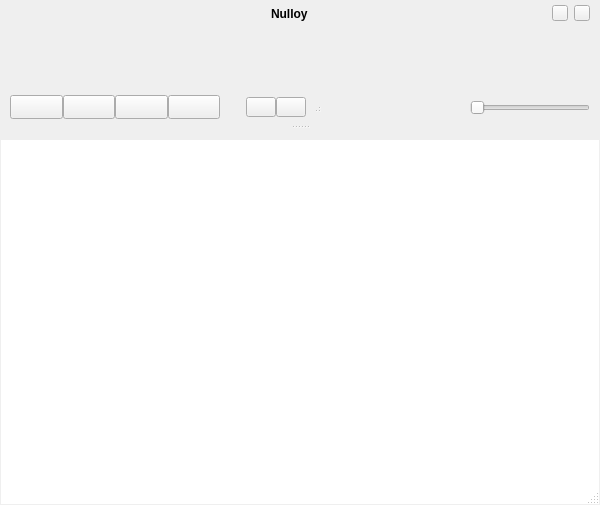
<?xml version="1.0" encoding="UTF-8"?>
<ui version="4.0">
 <class>mainWindow</class>
 <widget class="QDialog" name="mainWindow">
  <property name="geometry">
   <rect>
    <x>0</x>
    <y>0</y>
    <width>600</width>
    <height>505</height>
   </rect>
  </property>
  <property name="styleSheet">
   <string notr="true">#titleLabel {
	color : #141414;
	qproperty-shadow_enabled: true;
	qproperty-shadow_offset_y: 1;
	qproperty-shadow_color: #FFFFFF;
}

#borderWidget {
	background-color: qlineargradient(x1: 0, y1: 0, x2: 0, y2: 1, stop: 0 #767676, stop: 1 #515151);
}

#coverWidget {
	background: transparent;
	border: 1px solid #767676;
}
#coverWidget:hover {
	border: 1px solid #FBFFDD;
}

#backgroundWidget {
	background: #c8c8c8;
	border-top: 22px solid qlineargradient(spread:pad, x1:0, y1:0, x2:0, y2:1, stop:0 #f0f0f0, stop:1 #c8c8c8);
	border-bottom: 50px solid qlineargradient(spread:pad, x1:0, y1:0, x2:0, y2:1, stop:0 #c8c8c8, stop:1 #a0a0a0);
}

#splitter {
	background: #a0a0a0;
}
#splitter::handle {
	background-image: url(size_grip.png);
	background-repeat: no-repeat;
	background-position: center;
	border-width: 0 0 1 0;
	border-style: solid;
	border-color: #6c6c6c;
	margin-top: -8;
	padding-top: 7;
	padding-bottom: 1;
}

#shadowWidget {
	background: qlineargradient(spread:pad, x1:0, y1:0, x2:0, y2:1, stop:0 rgba(0, 0, 0, 110), stop:0.5 rgba(0, 0, 0, 35), stop:0.7 rgba(0, 0, 0, 15), stop:1 rgba(0, 0, 0, 0));
}

#playlistWidget {
	color: #000000;
	qproperty-current_text_color: #000000;
	qproperty-failed_text_color: #949494;
	background: #FFFFFF;
	padding: 5;
	qproperty-file_drop_radius: 5;
	qproperty-file_drop_border_color: rgba(97, 148, 215, 50);
	qproperty-file_drop_background: rgba(97, 148, 215, 100);
}
#playlistWidget::item {
	background: #FFFFFF;
}
#playlistWidget::item:alternate {
	background: #E9E9E9;
}
#playlistWidget::item:selected {
	color: #000000;
	background: #BBBBBB;
}

#playlistWidget QScrollBar {
	background: transparent;
	width: 13;
	margin-bottom: 15;
}
#playlistWidget QScrollBar::handle {
	border-radius: 4px;
	border: 1px solid #FFFFFF;
	background: qlineargradient(spread:pad, x1:0.1, y1:0, x2:0.9, y2:0, stop:0 #AAAAAA, stop:1 #919191);
	margin-left: 5;
	border: 5;
	min-height: 30px;
}
#playlistWidget QScrollBar::handle:hover {
	background: qlineargradient(spread:pad, x1:0.1, y1:0, x2:0.9, y2:0, stop:0 #919191, stop:1 #828282);
}
#playlistWidget QScrollBar::add-line,
#playlistWidget QScrollBar::sub-line,
#playlistWidget QScrollBar::add-page,
#playlistWidget QScrollBar::sub-page {
	height: 0px;
	background: transparent;
}

#playlistToggleButton {
	border-radius: 2px;
	border: 1px solid #4A4A4A;
	border-bottom: none;
	border-bottom-left-radius: 0;
	border-bottom-right-radius: 0;
	background: qlineargradient(spread:pad, x1:0, y1:0.1, x2:0, y2:0.9, stop:0 #A8A8A8, stop:1 #A0A0A0);
	qproperty-icon: url(playlist_icon.png);
}
#playlistToggleButton:hover {
	background: qlineargradient(spread:pad, x1:0, y1:0.1, x2:0, y2:0.9, stop:0 #FFFFFD, stop:1 #FBFFDE);
}
#playlistToggleButton:pressed {
	background: qlineargradient(spread:pad, x1:0, y1:0.1, x2:0, y2:0.9, stop:0 #686868, stop:1 #9C9C9C);
}

#mainWindow &gt; QSizeGrip, #sizeGrip {
	background-image: url(size_grip.png);
	background-repeat: none;
	width: 14px;
	height: 14px;
}

#iconLabel {
	border-image: url(icon.svg);
}

#segmentWrapper,
#repeatShuffleWrapper {
	border-radius: 2px;
	border:  1px solid #DEDEDE;
}
#prevButton, #playButton, #stopButton, #nextButton,
#repeatButton, #shuffleButton {
	border-radius: 2px;
	border: 1px solid #4A4A4A;
	background: qlineargradient(spread:pad, x1:0, y1:0.1, x2:0, y2:0.9, stop:0 #FAFAFA, stop:1 #9b9b9b);
	padding-top: 1px;
}
#prevButton, #playButton, #stopButton,
#repeatButton {
	border-right: none;
}
#playButton, #stopButton {
	border-radius: 0;
}
#prevButton, #repeatButton {
	border-top-right-radius: 0;
	border-bottom-right-radius: 0;
}
#nextButton, #shuffleButton {
	border-top-left-radius: 0;
	border-bottom-left-radius: 0;
}
#playButton:hover, #stopButton:hover,
#nextButton:hover, #prevButton:hover,
#repeatButton:hover, #shuffleButton:hover {
	background: qlineargradient(spread:pad, x1:0, y1:0.1, x2:0, y2:0.9, stop:0 #FFFFFE, stop:1 #FBFFDD);
}
#playButton:pressed, #stopButton:pressed,
#nextButton:pressed, #prevButton:pressed,
#repeatButton:pressed, #shuffleButton:pressed,
#repeatButton:checked, #shuffleButton:checked {
	background: qlineargradient(spread:pad, x1:0, y1:0.1, x2:0, y2:0.9, stop:0 #666666, stop:1 #9E9E9E);
	padding-top: 2px;
}
#repeatButton:checked, #shuffleButton:checked {
	padding-top: 0;
}
#repeatButton:checked:pressed, #shuffleButton:checked:pressed {
	padding-top: 2px;
}
#repeatButton {
	qproperty-icon: url(repeat.png);
}
#shuffleButton {
	qproperty-icon: url(shuffle.png);
}
#prevButton {
	qproperty-icon: url(prev.png);
}
#stopButton {
	qproperty-icon: url(stop.png);
}
#playButton {
	qproperty-icon: url(play.png);
}
#nextButton {
	qproperty-icon: url(next.png);
}

#minimizeWrapperOuter,
#closeWrapperOuter {
	background: qradialgradient(spread:pad, cx:0.5, cy:0.5, radius:0.5, fx:0.5, fy:0.5, stop:0 #EDEDED, stop:0.999 #EDEDED, stop:1 transparent);
}
#minimizeWrapperInner,
#closeWrapperInner {
	background: qradialgradient(spread:pad, cx:0.5, cy:0.5, radius:0.5, fx:0.5, fy:0.5, stop:0 #4A4A4A, stop:0.98 #4A4A4A, stop:1 transparent);
}
#minimizeButton,
#closeButton {
	border-radius: 8px;
	border: 2px solid transparent;
	background: qlineargradient(spread:pad, x1:0, y1:0.1, x2:0, y2:0.9, stop:0 #F8F8F8, stop:1 #B4B4B4);
}
#minimizeButton:hover, #closeButton:hover  {
	background: qlineargradient(spread:pad, x1:0, y1:0.1, x2:0, y2:0.9, stop:0 #FFFFFB, stop:1 #FBFFE0);
}
#minimizeButton:pressed, #closeButton:pressed {
	background: qlineargradient(spread:pad, x1:0, y1:0.1, x2:0, y2:0.9, stop:0 #6F6F6F, stop:1 #B5B5B5);
	padding-top: 2px;
}
#closeButton {
	qproperty-icon: url(button_close.png);
}
#minimizeButton {
	qproperty-icon: url(button_minimize.png);
}

#volumeWrapper {
	margin: 8px 0;
	border-radius: 4px;
	border:  1px solid #DEDEDE;
}
#volumeSlider::groove:horizontal {
	border-radius: 4px;
	border: 1px solid #4A4A4A;
	background: qlineargradient(spread:pad, x1:0, y1:0.1, x2:0, y2:0.9, stop:0 #AAAAAA, stop:1 #8C8C8C);
	height: 8;
}
#volumeSlider::handle:horizontal {
	border-radius: 4px;
	border: 1px solid #4A4A4A;
	background: qlineargradient(spread:pad, x1:0, y1:0.1, x2:0, y2:0.9, stop:0 #F8F8F8, stop:1 #B4B4B4);
	width: 23;
	margin: -1;
}
#volumeSlider::handle:horizontal:hover {
	background: qlineargradient(spread:pad, x1:0, y1:0.1, x2:0, y2:0.9, stop:0 #F8F8F8, stop:1 #FBFFE0);
}

#waveformSlider {
	background: #000000;
	qproperty-radius: 5;
	qproperty-background: qlineargradient(spread:pad, x1:0, y1:0, x2:0, y2:1, stop:0 #28323D, stop:1 #3F4F61);
	qproperty-wave_background: qlineargradient(spread:pad, x1:0, y1:0, x2:0, y2:1, stop:0 #55A807, stop:1 #366B04);
	qproperty-wave_border_color: #8AE234;
	qproperty-progress_playing_background: #0080ff;
	qproperty-progress_paused_background: #CE8419;
	qproperty-playing_composition: Overlay;
	qproperty-paused_composition: Overlay;
	qproperty-file_drop_border_color: rgba(97, 148, 215, 150);
	qproperty-file_drop_background: rgba(97, 148, 215, 150);
}

NTrackInfoWidget {
	margin: 2;
}
NTrackInfoWidget QLabel {
	color: #FFFFFF;
	background: argb(0, 0, 0, 180);
	border-radius: 7;
	padding: 0 3;
	max-height: 14px;
	font-size: 11px;
	font-weight: bold;
}
NTrackInfoWidget #MiddleCenter {
	border-radius: 8;
	padding-bottom: 2;
	font-size: 13px;
}</string>
  </property>
  <property name="sizeGripEnabled">
   <bool>true</bool>
  </property>
  <layout class="QVBoxLayout" name="verticalLayout">
   <property name="spacing">
    <number>0</number>
   </property>
   <property name="margin">
    <number>0</number>
   </property>
   <item>
    <widget class="QWidget" name="borderWidget" native="true">
     <layout class="QVBoxLayout" name="verticalLayout_6">
      <property name="spacing">
       <number>0</number>
      </property>
      <property name="margin">
       <number>1</number>
      </property>
      <item>
       <widget class="QSplitter" name="splitter">
        <property name="orientation">
         <enum>Qt::Vertical</enum>
        </property>
        <property name="handleWidth">
         <number>5</number>
        </property>
        <property name="childrenCollapsible">
         <bool>true</bool>
        </property>
        <widget class="QWidget" name="backgroundWidget" native="true">
         <layout class="QVBoxLayout" name="verticalLayout_3">
          <property name="margin">
           <number>0</number>
          </property>
          <item>
           <widget class="QWidget" name="splitTop" native="true">
            <layout class="QVBoxLayout" name="verticalLayout_2">
             <property name="spacing">
              <number>0</number>
             </property>
             <property name="leftMargin">
              <number>9</number>
             </property>
             <property name="topMargin">
              <number>4</number>
             </property>
             <property name="rightMargin">
              <number>9</number>
             </property>
             <property name="bottomMargin">
              <number>3</number>
             </property>
             <item>
              <widget class="QWidget" name="titleWidget" native="true">
               <property name="sizePolicy">
                <sizepolicy hsizetype="Preferred" vsizetype="Maximum">
                 <horstretch>0</horstretch>
                 <verstretch>0</verstretch>
                </sizepolicy>
               </property>
               <layout class="QHBoxLayout" name="titleBarlLayout">
                <property name="spacing">
                 <number>6</number>
                </property>
                <property name="margin">
                 <number>0</number>
                </property>
                <item>
                 <widget class="QWidget" name="iconLabel" native="true">
                  <property name="minimumSize">
                   <size>
                    <width>16</width>
                    <height>17</height>
                   </size>
                  </property>
                  <property name="maximumSize">
                   <size>
                    <width>16</width>
                    <height>17</height>
                   </size>
                  </property>
                 </widget>
                </item>
                <item>
                 <spacer name="titleBarSpacer_2">
                  <property name="orientation">
                   <enum>Qt::Horizontal</enum>
                  </property>
                  <property name="sizeType">
                   <enum>QSizePolicy::Expanding</enum>
                  </property>
                  <property name="sizeHint" stdset="0">
                   <size>
                    <width>10</width>
                    <height>10</height>
                   </size>
                  </property>
                 </spacer>
                </item>
                <item>
                 <widget class="NLabel" name="titleLabel">
                  <property name="sizePolicy">
                   <sizepolicy hsizetype="Minimum" vsizetype="Preferred">
                    <horstretch>0</horstretch>
                    <verstretch>0</verstretch>
                   </sizepolicy>
                  </property>
                  <property name="minimumSize">
                   <size>
                    <width>1</width>
                    <height>0</height>
                   </size>
                  </property>
                  <property name="font">
                   <font>
                    <pointsize>9</pointsize>
                    <weight>75</weight>
                    <bold>true</bold>
                   </font>
                  </property>
                  <property name="text">
                   <string notr="true">Nulloy</string>
                  </property>
                  <property name="alignment">
                   <set>Qt::AlignLeading|Qt::AlignLeft|Qt::AlignVCenter</set>
                  </property>
                 </widget>
                </item>
                <item>
                 <spacer name="titleBarSpacer_1">
                  <property name="orientation">
                   <enum>Qt::Horizontal</enum>
                  </property>
                  <property name="sizeType">
                   <enum>QSizePolicy::Expanding</enum>
                  </property>
                  <property name="sizeHint" stdset="0">
                   <size>
                    <width>10</width>
                    <height>10</height>
                   </size>
                  </property>
                 </spacer>
                </item>
                <item>
                 <widget class="QWidget" name="minimizeWrapperOuter" native="true">
                  <property name="minimumSize">
                   <size>
                    <width>16</width>
                    <height>17</height>
                   </size>
                  </property>
                  <property name="maximumSize">
                   <size>
                    <width>16</width>
                    <height>17</height>
                   </size>
                  </property>
                  <layout class="QVBoxLayout" name="verticalLayout_9">
                   <property name="leftMargin">
                    <number>0</number>
                   </property>
                   <property name="topMargin">
                    <number>0</number>
                   </property>
                   <property name="rightMargin">
                    <number>0</number>
                   </property>
                   <property name="bottomMargin">
                    <number>1</number>
                   </property>
                   <item>
                    <widget class="QWidget" name="minimizeWrapperInner" native="true">
                     <layout class="QVBoxLayout" name="verticalLayout_10">
                      <property name="margin">
                       <number>0</number>
                      </property>
                      <item>
                       <widget class="QToolButton" name="minimizeButton">
                        <property name="sizePolicy">
                         <sizepolicy hsizetype="Preferred" vsizetype="Preferred">
                          <horstretch>0</horstretch>
                          <verstretch>0</verstretch>
                         </sizepolicy>
                        </property>
                        <property name="toolTip">
                         <string>Minimize</string>
                        </property>
                        <property name="text">
                         <string/>
                        </property>
                       </widget>
                      </item>
                     </layout>
                    </widget>
                   </item>
                  </layout>
                 </widget>
                </item>
                <item>
                 <widget class="QWidget" name="closeWrapperOuter" native="true">
                  <property name="minimumSize">
                   <size>
                    <width>16</width>
                    <height>17</height>
                   </size>
                  </property>
                  <property name="maximumSize">
                   <size>
                    <width>16</width>
                    <height>17</height>
                   </size>
                  </property>
                  <layout class="QVBoxLayout" name="verticalLayout_11">
                   <property name="leftMargin">
                    <number>0</number>
                   </property>
                   <property name="topMargin">
                    <number>0</number>
                   </property>
                   <property name="rightMargin">
                    <number>0</number>
                   </property>
                   <property name="bottomMargin">
                    <number>1</number>
                   </property>
                   <item>
                    <widget class="QWidget" name="closeWrapperInner" native="true">
                     <layout class="QVBoxLayout" name="verticalLayout_12">
                      <property name="margin">
                       <number>0</number>
                      </property>
                      <item>
                       <widget class="QToolButton" name="closeButton">
                        <property name="sizePolicy">
                         <sizepolicy hsizetype="Preferred" vsizetype="Preferred">
                          <horstretch>0</horstretch>
                          <verstretch>0</verstretch>
                         </sizepolicy>
                        </property>
                        <property name="toolTip">
                         <string>Close</string>
                        </property>
                        <property name="text">
                         <string/>
                        </property>
                       </widget>
                      </item>
                     </layout>
                    </widget>
                   </item>
                  </layout>
                 </widget>
                </item>
               </layout>
              </widget>
             </item>
             <item>
              <spacer name="verticalSpacer_2">
               <property name="orientation">
                <enum>Qt::Vertical</enum>
               </property>
               <property name="sizeType">
                <enum>QSizePolicy::Fixed</enum>
               </property>
               <property name="sizeHint" stdset="0">
                <size>
                 <width>20</width>
                 <height>4</height>
                </size>
               </property>
              </spacer>
             </item>
             <item>
              <layout class="QHBoxLayout" name="coverWaveformLayout">
               <property name="spacing">
                <number>4</number>
               </property>
               <item>
                <widget class="NCoverWidget" name="coverWidget">
                 <property name="sizePolicy">
                  <sizepolicy hsizetype="Fixed" vsizetype="Expanding">
                   <horstretch>0</horstretch>
                   <verstretch>0</verstretch>
                  </sizepolicy>
                 </property>
                 <property name="minimumSize">
                  <size>
                   <width>60</width>
                   <height>60</height>
                  </size>
                 </property>
                 <property name="text">
                  <string/>
                 </property>
                </widget>
               </item>
               <item>
                <widget class="NWaveformSlider" name="waveformSlider" native="true"/>
               </item>
              </layout>
             </item>
             <item>
              <spacer name="verticalSpacer">
               <property name="orientation">
                <enum>Qt::Vertical</enum>
               </property>
               <property name="sizeType">
                <enum>QSizePolicy::Fixed</enum>
               </property>
               <property name="sizeHint" stdset="0">
                <size>
                 <width>20</width>
                 <height>9</height>
                </size>
               </property>
              </spacer>
             </item>
             <item>
              <widget class="QWidget" name="controlsContainer" native="true">
               <property name="sizePolicy">
                <sizepolicy hsizetype="Preferred" vsizetype="Maximum">
                 <horstretch>0</horstretch>
                 <verstretch>0</verstretch>
                </sizepolicy>
               </property>
               <layout class="QHBoxLayout" name="horizontalLayout_3">
                <property name="margin">
                 <number>0</number>
                </property>
                <item>
                 <widget class="QWidget" name="segmentWrapper" native="true">
                  <property name="sizePolicy">
                   <sizepolicy hsizetype="Fixed" vsizetype="Fixed">
                    <horstretch>0</horstretch>
                    <verstretch>0</verstretch>
                   </sizepolicy>
                  </property>
                  <property name="minimumSize">
                   <size>
                    <width>210</width>
                    <height>25</height>
                   </size>
                  </property>
                  <property name="maximumSize">
                   <size>
                    <width>210</width>
                    <height>25</height>
                   </size>
                  </property>
                  <layout class="QHBoxLayout" name="horizontalLayout_2">
                   <property name="spacing">
                    <number>0</number>
                   </property>
                   <property name="leftMargin">
                    <number>0</number>
                   </property>
                   <property name="topMargin">
                    <number>0</number>
                   </property>
                   <property name="rightMargin">
                    <number>0</number>
                   </property>
                   <property name="bottomMargin">
                    <number>1</number>
                   </property>
                   <item>
                    <widget class="QToolButton" name="prevButton">
                     <property name="sizePolicy">
                      <sizepolicy hsizetype="Expanding" vsizetype="Expanding">
                       <horstretch>0</horstretch>
                       <verstretch>0</verstretch>
                      </sizepolicy>
                     </property>
                     <property name="focusPolicy">
                      <enum>Qt::NoFocus</enum>
                     </property>
                     <property name="toolTip">
                      <string>Previous</string>
                     </property>
                    </widget>
                   </item>
                   <item>
                    <widget class="QToolButton" name="playButton">
                     <property name="sizePolicy">
                      <sizepolicy hsizetype="Expanding" vsizetype="Expanding">
                       <horstretch>0</horstretch>
                       <verstretch>0</verstretch>
                      </sizepolicy>
                     </property>
                     <property name="focusPolicy">
                      <enum>Qt::NoFocus</enum>
                     </property>
                     <property name="toolTip">
                      <string>Play / Pause</string>
                     </property>
                    </widget>
                   </item>
                   <item>
                    <widget class="QToolButton" name="stopButton">
                     <property name="sizePolicy">
                      <sizepolicy hsizetype="Expanding" vsizetype="Expanding">
                       <horstretch>0</horstretch>
                       <verstretch>0</verstretch>
                      </sizepolicy>
                     </property>
                     <property name="focusPolicy">
                      <enum>Qt::NoFocus</enum>
                     </property>
                     <property name="toolTip">
                      <string>Stop</string>
                     </property>
                    </widget>
                   </item>
                   <item>
                    <widget class="QToolButton" name="nextButton">
                     <property name="sizePolicy">
                      <sizepolicy hsizetype="Expanding" vsizetype="Expanding">
                       <horstretch>0</horstretch>
                       <verstretch>0</verstretch>
                      </sizepolicy>
                     </property>
                     <property name="focusPolicy">
                      <enum>Qt::NoFocus</enum>
                     </property>
                     <property name="toolTip">
                      <string>Next</string>
                     </property>
                    </widget>
                   </item>
                  </layout>
                 </widget>
                </item>
                <item>
                 <spacer name="horizontalSpacer_2">
                  <property name="orientation">
                   <enum>Qt::Horizontal</enum>
                  </property>
                  <property name="sizeType">
                   <enum>QSizePolicy::Preferred</enum>
                  </property>
                  <property name="sizeHint" stdset="0">
                   <size>
                    <width>20</width>
                    <height>13</height>
                   </size>
                  </property>
                 </spacer>
                </item>
                <item>
                 <widget class="QWidget" name="repeatShuffleWrapper" native="true">
                  <property name="sizePolicy">
                   <sizepolicy hsizetype="Fixed" vsizetype="Fixed">
                    <horstretch>0</horstretch>
                    <verstretch>0</verstretch>
                   </sizepolicy>
                  </property>
                  <property name="minimumSize">
                   <size>
                    <width>60</width>
                    <height>21</height>
                   </size>
                  </property>
                  <property name="maximumSize">
                   <size>
                    <width>60</width>
                    <height>21</height>
                   </size>
                  </property>
                  <layout class="QHBoxLayout" name="segmentWrapper_2">
                   <property name="spacing">
                    <number>0</number>
                   </property>
                   <property name="leftMargin">
                    <number>0</number>
                   </property>
                   <property name="topMargin">
                    <number>0</number>
                   </property>
                   <property name="rightMargin">
                    <number>0</number>
                   </property>
                   <property name="bottomMargin">
                    <number>1</number>
                   </property>
                   <item>
                    <widget class="QToolButton" name="repeatButton">
                     <property name="sizePolicy">
                      <sizepolicy hsizetype="Expanding" vsizetype="Expanding">
                       <horstretch>0</horstretch>
                       <verstretch>0</verstretch>
                      </sizepolicy>
                     </property>
                     <property name="toolTip">
                      <string>Repeat</string>
                     </property>
                     <property name="text">
                      <string/>
                     </property>
                     <property name="iconSize">
                      <size>
                       <width>18</width>
                       <height>18</height>
                      </size>
                     </property>
                     <property name="checkable">
                      <bool>true</bool>
                     </property>
                    </widget>
                   </item>
                   <item>
                    <widget class="QToolButton" name="shuffleButton">
                     <property name="sizePolicy">
                      <sizepolicy hsizetype="Expanding" vsizetype="Expanding">
                       <horstretch>0</horstretch>
                       <verstretch>0</verstretch>
                      </sizepolicy>
                     </property>
                     <property name="toolTip">
                      <string>Shuffle</string>
                     </property>
                     <property name="text">
                      <string/>
                     </property>
                     <property name="iconSize">
                      <size>
                       <width>18</width>
                       <height>18</height>
                      </size>
                     </property>
                     <property name="checkable">
                      <bool>true</bool>
                     </property>
                    </widget>
                   </item>
                  </layout>
                 </widget>
                </item>
                <item>
                 <widget class="QSizeGrip" name="sizeGrip" native="true">
                  <property name="sizePolicy">
                   <sizepolicy hsizetype="Fixed" vsizetype="Fixed">
                    <horstretch>0</horstretch>
                    <verstretch>0</verstretch>
                   </sizepolicy>
                  </property>
                  <property name="minimumSize">
                   <size>
                    <width>10</width>
                    <height>11</height>
                   </size>
                  </property>
                  <property name="maximumSize">
                   <size>
                    <width>10</width>
                    <height>11</height>
                   </size>
                  </property>
                  <property name="cursor">
                   <cursorShape>SizeFDiagCursor</cursorShape>
                  </property>
                 </widget>
                </item>
                <item>
                 <spacer name="horizontalSpacer">
                  <property name="orientation">
                   <enum>Qt::Horizontal</enum>
                  </property>
                  <property name="sizeType">
                   <enum>QSizePolicy::MinimumExpanding</enum>
                  </property>
                  <property name="sizeHint" stdset="0">
                   <size>
                    <width>40</width>
                    <height>13</height>
                   </size>
                  </property>
                 </spacer>
                </item>
                <item>
                 <widget class="QWidget" name="volumeWrapper" native="true">
                  <property name="sizePolicy">
                   <sizepolicy hsizetype="Preferred" vsizetype="Fixed">
                    <horstretch>0</horstretch>
                    <verstretch>0</verstretch>
                   </sizepolicy>
                  </property>
                  <property name="minimumSize">
                   <size>
                    <width>0</width>
                    <height>26</height>
                   </size>
                  </property>
                  <property name="maximumSize">
                   <size>
                    <width>16777215</width>
                    <height>26</height>
                   </size>
                  </property>
                  <property name="sizeIncrement">
                   <size>
                    <width>0</width>
                    <height>26</height>
                   </size>
                  </property>
                  <layout class="QHBoxLayout" name="horizontalLayout">
                   <property name="spacing">
                    <number>0</number>
                   </property>
                   <property name="leftMargin">
                    <number>0</number>
                   </property>
                   <property name="topMargin">
                    <number>0</number>
                   </property>
                   <property name="rightMargin">
                    <number>0</number>
                   </property>
                   <property name="bottomMargin">
                    <number>1</number>
                   </property>
                   <item>
                    <widget class="NVolumeSlider" name="volumeSlider">
                     <property name="sizePolicy">
                      <sizepolicy hsizetype="Fixed" vsizetype="Fixed">
                       <horstretch>0</horstretch>
                       <verstretch>0</verstretch>
                      </sizepolicy>
                     </property>
                     <property name="minimumSize">
                      <size>
                       <width>120</width>
                       <height>25</height>
                      </size>
                     </property>
                     <property name="maximumSize">
                      <size>
                       <width>120</width>
                       <height>25</height>
                      </size>
                     </property>
                     <property name="focusPolicy">
                      <enum>Qt::NoFocus</enum>
                     </property>
                     <property name="toolTip">
                      <string>Volume</string>
                     </property>
                     <property name="maximum">
                      <number>100</number>
                     </property>
                     <property name="singleStep">
                      <number>2</number>
                     </property>
                     <property name="orientation">
                      <enum>Qt::Horizontal</enum>
                     </property>
                     <property name="tickPosition">
                      <enum>QSlider::NoTicks</enum>
                     </property>
                    </widget>
                   </item>
                  </layout>
                 </widget>
                </item>
               </layout>
              </widget>
             </item>
            </layout>
           </widget>
          </item>
         </layout>
        </widget>
        <widget class="QWidget" name="playlistContainer" native="true">
         <property name="sizePolicy">
          <sizepolicy hsizetype="Expanding" vsizetype="Expanding">
           <horstretch>0</horstretch>
           <verstretch>1</verstretch>
          </sizepolicy>
         </property>
         <layout class="QVBoxLayout" name="verticalLayout_4">
          <property name="spacing">
           <number>0</number>
          </property>
          <property name="margin">
           <number>0</number>
          </property>
          <item>
           <widget class="QWidget" name="shadowWidget" native="true">
            <property name="sizePolicy">
             <sizepolicy hsizetype="Preferred" vsizetype="Fixed">
              <horstretch>0</horstretch>
              <verstretch>0</verstretch>
             </sizepolicy>
            </property>
            <property name="minimumSize">
             <size>
              <width>0</width>
              <height>11</height>
             </size>
            </property>
            <property name="maximumSize">
             <size>
              <width>16777215</width>
              <height>11</height>
             </size>
            </property>
           </widget>
          </item>
          <item>
           <widget class="NPlaylistWidget" name="playlistWidget">
            <property name="focusPolicy">
             <enum>Qt::ClickFocus</enum>
            </property>
            <property name="acceptDrops">
             <bool>true</bool>
            </property>
            <property name="frameShape">
             <enum>QFrame::NoFrame</enum>
            </property>
            <property name="horizontalScrollBarPolicy">
             <enum>Qt::ScrollBarAlwaysOff</enum>
            </property>
            <property name="alternatingRowColors">
             <bool>true</bool>
            </property>
            <property name="selectionMode">
             <enum>QAbstractItemView::ExtendedSelection</enum>
            </property>
           </widget>
          </item>
         </layout>
        </widget>
       </widget>
      </item>
     </layout>
    </widget>
   </item>
  </layout>
 </widget>
 <customwidgets>
  <customwidget>
   <class>NWaveformSlider</class>
   <extends>QWidget</extends>
   <header>waveformSlider.h</header>
   <container>1</container>
  </customwidget>
  <customwidget>
   <class>NPlaylistWidget</class>
   <extends>QListWidget</extends>
   <header>playlistWidget.h</header>
  </customwidget>
  <customwidget>
   <class>NLabel</class>
   <extends>QLabel</extends>
   <header>label.h</header>
  </customwidget>
  <customwidget>
   <class>QSizeGrip</class>
   <extends>QWidget</extends>
   <header>qsizegrip.h</header>
   <container>1</container>
  </customwidget>
  <customwidget>
   <class>NCoverWidget</class>
   <extends>QLabel</extends>
   <header>coverWidget.h</header>
  </customwidget>
  <customwidget>
   <class>NVolumeSlider</class>
   <extends>QSlider</extends>
   <header>volumeSlider.h</header>
  </customwidget>
 </customwidgets>
 <resources/>
 <connections/>
</ui>
